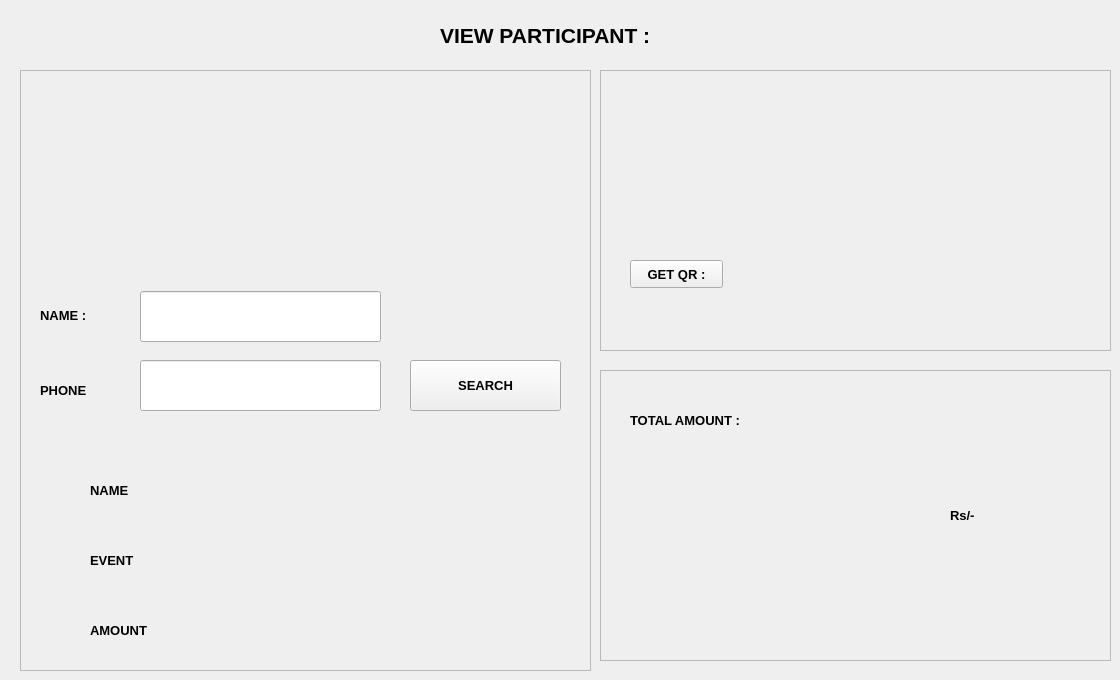
    <widget class="QWidget" name="tab_4">
     <attribute name="title">
      <string>Participants</string>
     </attribute>
     <widget class="QLabel" name="label_31">
      <property name="geometry">
       <rect>
        <x>440</x>
        <y>20</y>
        <width>261</width>
        <height>31</height>
       </rect>
      </property>
      <property name="font">
       <font>
        <pointsize>16</pointsize>
        <weight>75</weight>
        <bold>true</bold>
       </font>
      </property>
      <property name="text">
       <string>VIEW PARTICIPANT :</string>
      </property>
     </widget>
     <widget class="QFrame" name="frame">
      <property name="geometry">
       <rect>
        <x>20</x>
        <y>70</y>
        <width>571</width>
        <height>601</height>
       </rect>
      </property>
      <property name="frameShape">
       <enum>QFrame::StyledPanel</enum>
      </property>
      <property name="frameShadow">
       <enum>QFrame::Raised</enum>
      </property>
      <widget class="QLabel" name="label_38">
       <property name="geometry">
        <rect>
         <x>20</x>
         <y>310</y>
         <width>71</width>
         <height>21</height>
        </rect>
       </property>
       <property name="font">
        <font>
         <pointsize>10</pointsize>
         <weight>75</weight>
         <bold>true</bold>
        </font>
       </property>
       <property name="text">
        <string>PHONE</string>
       </property>
      </widget>
      <widget class="QLabel" name="label_37">
       <property name="geometry">
        <rect>
         <x>180</x>
         <y>460</y>
         <width>281</width>
         <height>51</height>
        </rect>
       </property>
       <property name="text">
        <string/>
       </property>
      </widget>
      <widget class="QLabel" name="label_36">
       <property name="geometry">
        <rect>
         <x>70</x>
         <y>480</y>
         <width>71</width>
         <height>21</height>
        </rect>
       </property>
       <property name="font">
        <font>
         <pointsize>10</pointsize>
         <weight>75</weight>
         <bold>true</bold>
        </font>
       </property>
       <property name="text">
        <string>EVENT</string>
       </property>
      </widget>
      <widget class="QLabel" name="label_34">
       <property name="geometry">
        <rect>
         <x>70</x>
         <y>410</y>
         <width>71</width>
         <height>21</height>
        </rect>
       </property>
       <property name="font">
        <font>
         <pointsize>10</pointsize>
         <weight>75</weight>
         <bold>true</bold>
        </font>
       </property>
       <property name="text">
        <string>NAME</string>
       </property>
      </widget>
      <widget class="QLabel" name="label_41">
       <property name="geometry">
        <rect>
         <x>70</x>
         <y>550</y>
         <width>91</width>
         <height>21</height>
        </rect>
       </property>
       <property name="font">
        <font>
         <pointsize>10</pointsize>
         <weight>75</weight>
         <bold>true</bold>
        </font>
       </property>
       <property name="text">
        <string>AMOUNT</string>
       </property>
      </widget>
      <widget class="QLabel" name="label_42">
       <property name="geometry">
        <rect>
         <x>180</x>
         <y>530</y>
         <width>281</width>
         <height>51</height>
        </rect>
       </property>
       <property name="text">
        <string/>
       </property>
      </widget>
      <widget class="QLabel" name="label_32">
       <property name="geometry">
        <rect>
         <x>20</x>
         <y>230</y>
         <width>71</width>
         <height>31</height>
        </rect>
       </property>
       <property name="font">
        <font>
         <pointsize>10</pointsize>
         <weight>75</weight>
         <bold>true</bold>
        </font>
       </property>
       <property name="text">
        <string>NAME :</string>
       </property>
      </widget>
      <widget class="QLineEdit" name="lineEdit_31">
       <property name="geometry">
        <rect>
         <x>120</x>
         <y>221</y>
         <width>241</width>
         <height>51</height>
        </rect>
       </property>
      </widget>
      <widget class="QPushButton" name="pushButton_16">
       <property name="geometry">
        <rect>
         <x>390</x>
         <y>290</y>
         <width>151</width>
         <height>51</height>
        </rect>
       </property>
       <property name="font">
        <font>
         <pointsize>10</pointsize>
         <weight>75</weight>
         <bold>true</bold>
        </font>
       </property>
       <property name="text">
        <string>SEARCH</string>
       </property>
       <property name="icon">
        <iconset>
         <normaloff>icons/-_Magnifier-Search-Zoom--256.webp</normaloff>icons/-_Magnifier-Search-Zoom--256.webp</iconset>
       </property>
       <property name="iconSize">
        <size>
         <width>40</width>
         <height>40</height>
        </size>
       </property>
      </widget>
      <widget class="QLabel" name="label_35">
       <property name="geometry">
        <rect>
         <x>180</x>
         <y>400</y>
         <width>281</width>
         <height>41</height>
        </rect>
       </property>
       <property name="text">
        <string/>
       </property>
      </widget>
      <widget class="QLabel" name="label_15">
       <property name="geometry">
        <rect>
         <x>160</x>
         <y>10</y>
         <width>121</width>
         <height>171</height>
        </rect>
       </property>
       <property name="text">
        <string/>
       </property>
       <property name="pixmap">
        <pixmap>icons/singing-judger-competition-024-256.png</pixmap>
       </property>
       <property name="scaledContents">
        <bool>true</bool>
       </property>
      </widget>
      <widget class="QLineEdit" name="lineEdit_33">
       <property name="geometry">
        <rect>
         <x>120</x>
         <y>290</y>
         <width>241</width>
         <height>51</height>
        </rect>
       </property>
      </widget>
     </widget>
     <widget class="QFrame" name="frame_2">
      <property name="geometry">
       <rect>
        <x>600</x>
        <y>70</y>
        <width>511</width>
        <height>281</height>
       </rect>
      </property>
      <property name="frameShape">
       <enum>QFrame::StyledPanel</enum>
      </property>
      <property name="frameShadow">
       <enum>QFrame::Raised</enum>
      </property>
      <widget class="QLabel" name="label_16">
       <property name="geometry">
        <rect>
         <x>30</x>
         <y>10</y>
         <width>111</width>
         <height>101</height>
        </rect>
       </property>
       <property name="text">
        <string/>
       </property>
       <property name="pixmap">
        <pixmap>icons/barcode_scan_mobile_hand-256.webp</pixmap>
       </property>
       <property name="scaledContents">
        <bool>true</bool>
       </property>
      </widget>
      <widget class="QLabel" name="label_18">
       <property name="geometry">
        <rect>
         <x>200</x>
         <y>20</y>
         <width>211</width>
         <height>231</height>
        </rect>
       </property>
       <property name="styleSheet">
        <string notr="true">border-color: qlineargradient(spread:pad, x1:0, y1:0, x2:1, y2:0, stop:0 rgba(255, 178, 102, 255), stop:0.55 rgba(235, 148, 61, 255), stop:0.98 rgba(0, 0, 0, 255), stop:1 rgba(0, 0, 0, 0));</string>
       </property>
       <property name="text">
        <string/>
       </property>
      </widget>
      <widget class="QPushButton" name="pushButton_21">
       <property name="geometry">
        <rect>
         <x>30</x>
         <y>190</y>
         <width>93</width>
         <height>28</height>
        </rect>
       </property>
       <property name="font">
        <font>
         <pointsize>10</pointsize>
         <weight>75</weight>
         <bold>true</bold>
        </font>
       </property>
       <property name="text">
        <string>GET QR :</string>
       </property>
      </widget>
     </widget>
     <widget class="QFrame" name="frame_3">
      <property name="geometry">
       <rect>
        <x>600</x>
        <y>370</y>
        <width>511</width>
        <height>291</height>
       </rect>
      </property>
      <property name="frameShape">
       <enum>QFrame::StyledPanel</enum>
      </property>
      <property name="frameShadow">
       <enum>QFrame::Raised</enum>
      </property>
      <widget class="QLabel" name="label_39">
       <property name="geometry">
        <rect>
         <x>220</x>
         <y>120</y>
         <width>121</width>
         <height>51</height>
        </rect>
       </property>
       <property name="font">
        <font>
         <pointsize>10</pointsize>
         <weight>75</weight>
         <bold>true</bold>
        </font>
       </property>
       <property name="text">
        <string/>
       </property>
      </widget>
      <widget class="QLabel" name="label_43">
       <property name="geometry">
        <rect>
         <x>30</x>
         <y>30</y>
         <width>171</width>
         <height>41</height>
        </rect>
       </property>
       <property name="font">
        <font>
         <pointsize>10</pointsize>
         <weight>75</weight>
         <bold>true</bold>
        </font>
       </property>
       <property name="text">
        <string>TOTAL AMOUNT :</string>
       </property>
      </widget>
      <widget class="QLabel" name="label_44">
       <property name="geometry">
        <rect>
         <x>350</x>
         <y>120</y>
         <width>61</width>
         <height>51</height>
        </rect>
       </property>
       <property name="font">
        <font>
         <pointsize>10</pointsize>
         <weight>75</weight>
         <bold>true</bold>
        </font>
       </property>
       <property name="text">
        <string>Rs/-</string>
       </property>
      </widget>
     </widget>
    </widget>
